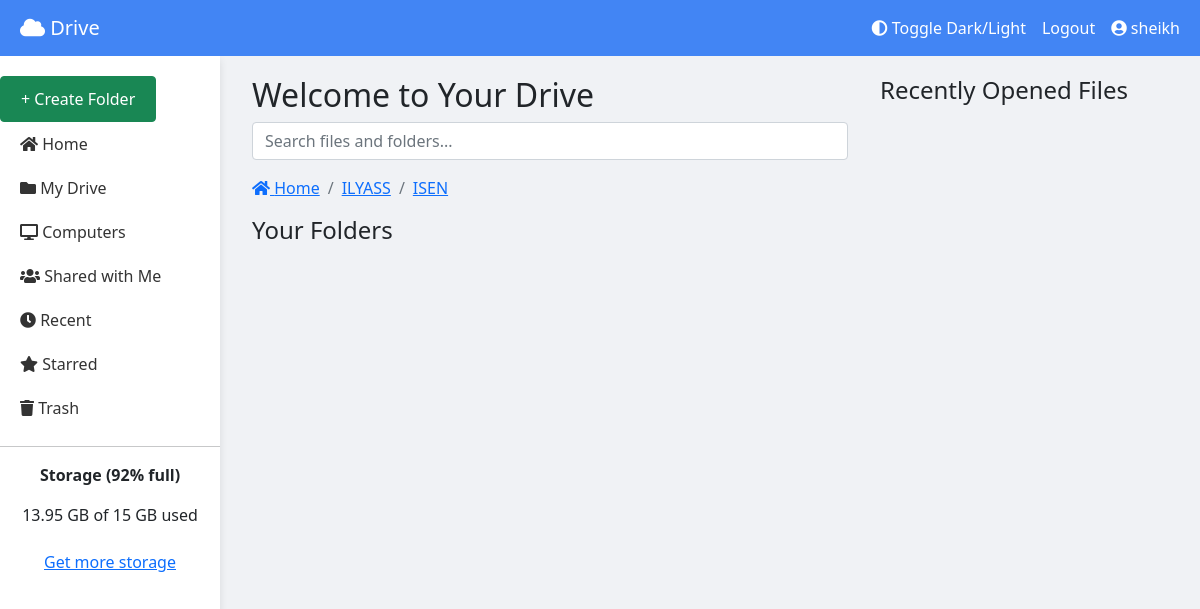
/folders/39/ (signed in), run on the app's committed database.
### user_management/models.py (models this page shows)
class CustomUser(AbstractUser):
    dob = models.DateField(null=True, blank=True)
    sirname = models.CharField(max_length=100, blank=True)

### folder_management/models.py (models this page shows, shortened)
class Folder(models.Model):
    name = models.CharField(max_length=255)
    parent = models.ForeignKey('self', on_delete=models.CASCADE, null=True, blank=True, related_name='children')
    owner = models.ForeignKey(User, on_delete=models.CASCADE)
    created_at = models.DateTimeField(auto_now_add=True)
    updated_at = models.DateTimeField(auto_now=True)

### folder_management/views.py (the view)
# urls.py: path('', views.list_folders, name='list_folders'),
@login_required
def list_folders(request, parent_id=None):
    parent_folder = None
    if parent_id:
        parent_folder = get_object_or_404(Folder, id=parent_id, owner=request.user)
    folders = Folder.objects.filter(owner=request.user, parent=parent_folder)
    breadcrumbs = []
    current = parent_folder
    while current is not None:
        breadcrumbs.insert(0, current)
        current = current.parent
    context = {
        'folders': folders,
        'parent_folder': parent_folder,
        'breadcrumbs': breadcrumbs,
    }
    return render(request, 'folder_management/list_folders.html', context)

### folder_management/templates/folder_management/list_folders.html (shortened to what this page needs)
{% extends "home.html" %}

### user_management/templates/home.html (shortened to what this page needs)
<!DOCTYPE html>
<html lang="en">
<head>
    <link href="https://cdn.jsdelivr.net/npm/bootstrap@5.1.3/dist/css/bootstrap.min.css" rel="stylesheet">
    <link rel="stylesheet" href="https://cdnjs.cloudflare.com/ajax/libs/font-awesome/5.15.4/css/all.min.css">
</head>
<body>
    <nav class="navbar navbar-expand-lg navbar-light">
        <div class="container-fluid">
            <a class="navbar-brand ms-2" href="#"><i class="fas fa-cloud"></i> Drive</a>
            <div class="collapse navbar-collapse" id="navbarNav">
                <ul class="navbar-nav ms-auto">
                    <li class="nav-item">
                        <a class="nav-link" href="#" id="toggle-theme"><i class="fas fa-adjust"></i> Toggle Dark/Light</a>
                    </li>
                    <li class="nav-item">
                        <a class="nav-link" href="{% url 'logout' %}">Logout</a>
                    </li>
                    <li class="nav-item">
                        <a class="nav-link" id="profileButton"><i class="fas fa-user-circle"></i> {{ request.user.username }}</a>
                    </li>
                </ul>
            </div>
        </div>
    </nav>
    <div class="sidebar">
        <button class="btn btn-success create-folder-btn" data-bs-toggle="modal" data-bs-target="#createFolderModal">+ Create Folder</button>
        <a href="{% url 'list_folders' %}"><i class="fas fa-home"></i> Home</a>
        <a href="#"><i class="fas fa-folder"></i> My Drive</a>
        <a href="#"><i class="fas fa-desktop"></i> Computers</a>
        <a href="#"><i class="fas fa-users"></i> Shared with Me</a>
        <a href="#"><i class="fas fa-clock"></i> Recent</a>
        <a href="#"><i class="fas fa-star"></i> Starred</a>
        <a href="#"><i class="fas fa-trash"></i> Trash</a>
        <hr>
        <div class="text-center">
            <p><strong>Storage (92% full)</strong></p>
            <p>13.95 GB of 15 GB used</p>
            <button class="btn btn-link">Get more storage</button>
        </div>
    </div>
    <div class="content-wrapper">
        <div class="content">
            <div class="container-fluid">
                <h2>Welcome to Your Drive</h2>
                <div class="search-bar mb-3">
                    <input type="text" class="form-control" placeholder="Search files and folders..." aria-label="Search">
                </div>
                <nav aria-label="breadcrumb">
                    <ol class="breadcrumb">
                        <li class="breadcrumb-item"><a href="{% url 'list_folders' %}"><i class="fas fa-home"></i> Home</a></li>
                        {% for breadcrumb in breadcrumbs %}
                        <li class="breadcrumb-item"><a href="{% url 'list_folders_nested' breadcrumb.id %}">{{ breadcrumb.name }}</a></li>
                        {% endfor %}
                    </ol>
                </nav>
                <div class="row">
                    <h4>Your Folders</h4>
                </div>
            </div>
        </div>
        <div class="recently-opened">
            <h4>Recently Opened Files</h4>
        </div>
    </div>
</body>
</html>

### user_management/templates/home.html (style rules this page uses)
body { background-color: #f0f2f5; transition: background-color 0.5s, color 0.5s; }
.navbar { background-color: #4285f4; color: white; position: sticky; top: 0; z-index: 1000; }
.navbar a { color: white !important; }
.sidebar { height: 100vh; position: fixed; top: 56px; left: 0; padding-top: 20px; background-color: #ffffff; width: 220px; box-shadow: 0 4px 8px rgba(0, 0, 0, 0.1); }
.sidebar a { padding: 10px 20px; display: block; color: #333; text-decoration: none; }
.create-folder-btn { padding: 10px 20px; display: block; text-align: center; }
.content-wrapper { margin-left: 220px; padding: 20px; display: flex; flex-wrap: wrap; gap: 20px; }
.content { flex: 1; }
.recently-opened { width: 300px; }

### data on the page
CustomUser: user.username "sheikh"
Folder: name "ILYASS"
Folder: name "ISEN"
